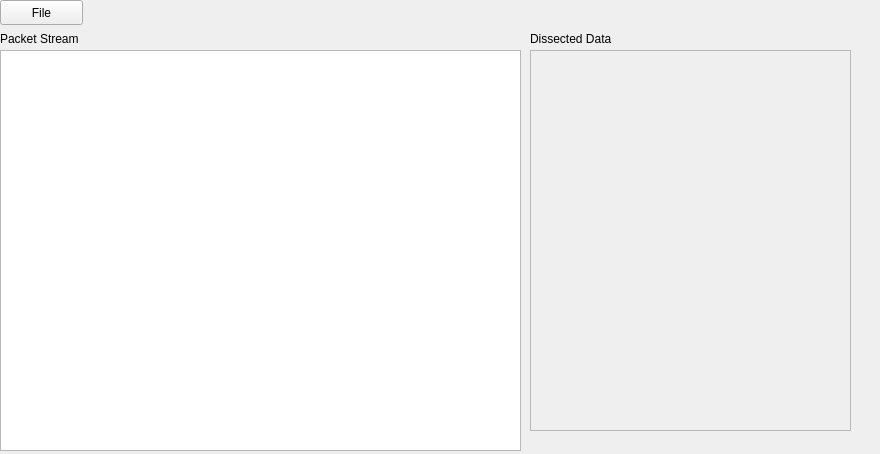
<?xml version="1.0" encoding="UTF-8"?>
<ui version="4.0">
 <class>PackagePreview</class>
 <widget class="QWidget" name="PackagePreview">
  <property name="geometry">
   <rect>
    <x>0</x>
    <y>0</y>
    <width>880</width>
    <height>454</height>
   </rect>
  </property>
  <property name="windowTitle">
   <string>PackagePreview</string>
  </property>
  <widget class="QTreeView" name="treeView">
   <property name="geometry">
    <rect>
     <x>0</x>
     <y>50</y>
     <width>521</width>
     <height>401</height>
    </rect>
   </property>
  </widget>
  <widget class="QListView" name="listView">
   <property name="enabled">
    <bool>false</bool>
   </property>
   <property name="geometry">
    <rect>
     <x>530</x>
     <y>50</y>
     <width>321</width>
     <height>381</height>
    </rect>
   </property>
  </widget>
  <widget class="QPushButton" name="pushButton">
   <property name="geometry">
    <rect>
     <x>0</x>
     <y>0</y>
     <width>83</width>
     <height>25</height>
    </rect>
   </property>
   <property name="text">
    <string>File</string>
   </property>
  </widget>
  <widget class="QLabel" name="label">
   <property name="geometry">
    <rect>
     <x>530</x>
     <y>30</y>
     <width>131</width>
     <height>17</height>
    </rect>
   </property>
   <property name="text">
    <string>Dissected Data</string>
   </property>
  </widget>
  <widget class="QLabel" name="label_2">
   <property name="geometry">
    <rect>
     <x>0</x>
     <y>30</y>
     <width>101</width>
     <height>17</height>
    </rect>
   </property>
   <property name="text">
    <string>Packet Stream</string>
   </property>
  </widget>
 </widget>
 <resources/>
 <connections/>
</ui>
